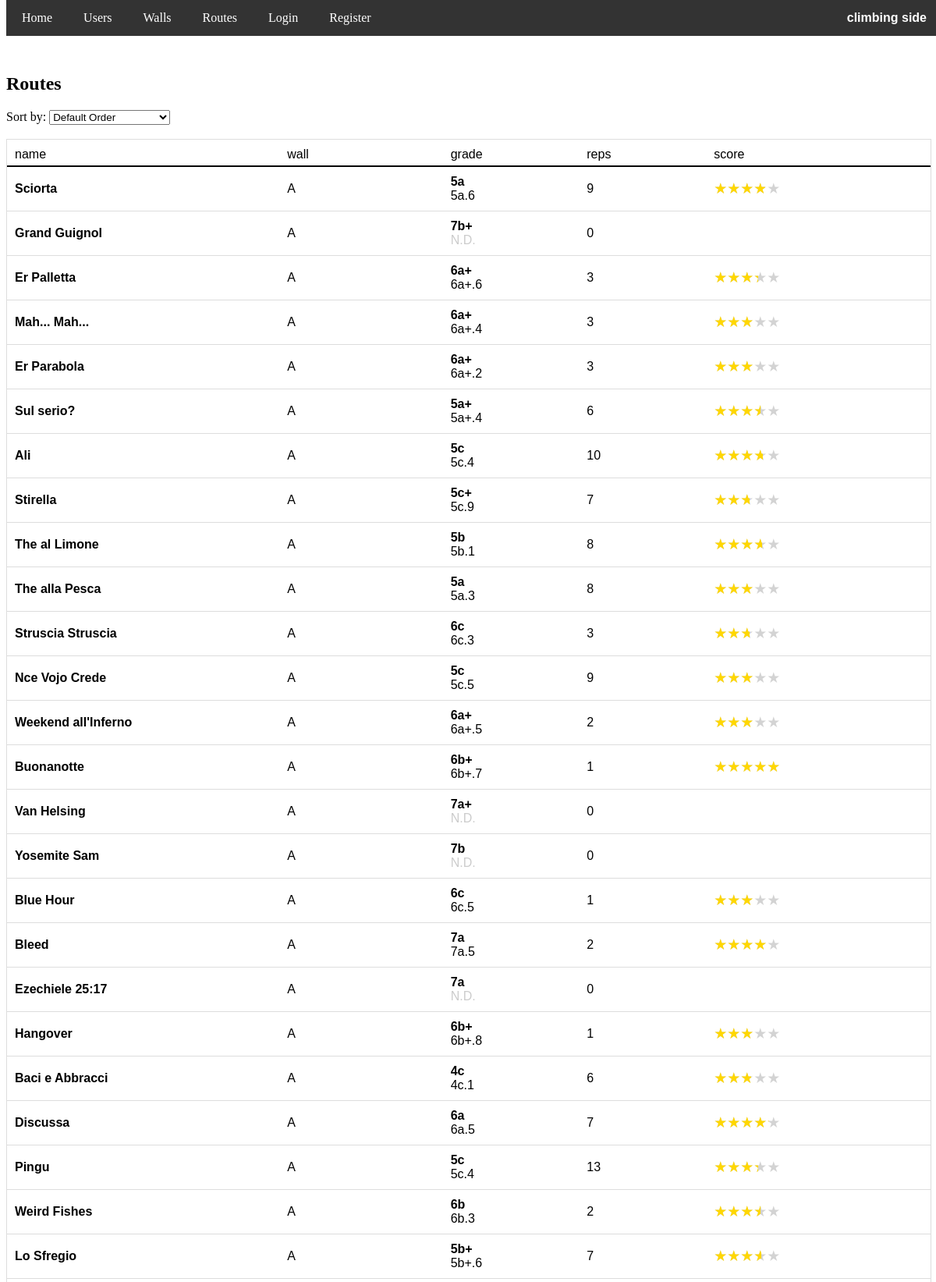
/routes (upper part), run on the app's committed database.
### app/models.py (models this page shows, shortened)
class Route(db.Model):
    id = db.Column(db.Integer, primary_key=True)
    name = db.Column(db.String(100), nullable=False)
    grade = db.Column(db.String(3), nullable=False)
    wall_id = db.Column(db.Integer, db.ForeignKey('wall.id'), nullable=False)
    image_file = db.Column(db.String(255), nullable=True)

### app/routes.py (the view)
@routes.route('/routes')
def routes_list():
    sort_order = request.args.get('sort', 'default')
    base_query = db.session.query(
        Route,
        func.count(user_route.c.route_id).label('repetitions'),
        func.coalesce(func.avg(user_route.c.score), 0).label('avg_score'),
        func.coalesce(func.avg(user_route.c.proposed_grade), -1).label('avg_proposed_grade')
    ).outerjoin(user_route, Route.id == user_route.c.route_id) \
     .group_by(Route.id)
    if sort_order == 'asc':
        routes = base_query.order_by(Route.grade).all()
    elif sort_order == 'desc':
        routes = base_query.order_by(desc(Route.grade)).all()
    elif sort_order == 'repetitions':
        routes = base_query.order_by(func.count(user_route.c.route_id).desc()).all()
    elif sort_order == 'avg_score':
        routes = base_query.order_by(func.coalesce(func.avg(user_route.c.score), 0).desc()).all()
    elif sort_order == 'alph':
        routes = base_query.order_by(func.lower(Route.name)).all()
    else:
        routes = base_query.order_by(Route.id).all()
    routes_list = []
    for route, repetitions, avg_score, avg_proposed_grade in routes:
        user_has_done = False
        if current_user.is_authenticated:
            user_has_done = db.session.query(user_route).filter_by(
                user_id=current_user.id,
                route_id=route.id
            ).count() > 0
        route_data = {
            'id': route.id,
            'name': route.name,
            'wall_id': route.wall_id,
            'wall': route.wall.name,
            'grade': route.grade,
            'repetitions': repetitions,
            'avg_score': avg_score,
            'avg_proposed_grade': display_grade_backend(avg_proposed_grade),
            'done': user_has_done
        }
        routes_list.append(route_data)
    allroutes = Route.query.all()
    nroutes=len(allroutes)
    grades = [route.grade for route in allroutes]
    french_grades = [
    "4a", "4a+", "4b", "4b+", "4c", "4c+",
    "5a", "5a+", "5b", "5b+", "5c", "5c+",
    "6a", "6a+", "6b", "6b+", "6c", "6c+",
    "7a", "7a+", "7b", "7b+", "7c", "7c+",
    "8a", "8a+", "8b", "8b+", "8c", "8c+",
    "9a", "9a+", "9b", "9b+", "9c"
    ]
    grade_frequencies = dict(Counter(grades))
    grade_distribution = {grade: grade_frequencies.get(grade, 0) for grade in french_grades}
    return render_template('routes/routes_list.html', routes=routes_list, sort_order=sort_order, grade_distribution=grade_distribution, nroutes=nroutes)

### app/templates/routes/routes_list.html (shortened to what this page needs)
<!DOCTYPE html>
<html lang="en">
<head>
    <link rel="stylesheet" href="{{ url_for('static', filename='styles.css') }}">
</head>
<body>
    {% if current_user.is_authenticated %}
        <div class="navbar" id="myNavbar">
            <span class="navbar-right"><b>climbing side</b></span>
            <a href="{{ url_for('home.homepage') }}">Home</a>
            <a href="{{ url_for('users.users_list') }}">Users</a>
            <a href="{{ url_for('routes.walls_list') }}">Walls</a>
            <a href="{{ url_for('routes.routes_list') }}">Routes</a>
            <a href="{{ url_for('users.user_page', user_id=current_user.id) }}">Profile</a>
            <a href="{{ url_for('users.logout') }}" onclick="return confirmLogout()" >Logout</a>
            <a href="javascript:void(0);" class="icon" onclick="toggleMenu()">&#9776;</a>
        </div>
    {% else %}
        <div class="navbar" id="myNavbar">
            <span class="navbar-right"><b>climbing side</b></span>
            <a href="{{ url_for('home.homepage') }}">Home</a>
            <a href="{{ url_for('users.users_list') }}">Users</a>
            <a href="{{ url_for('routes.walls_list') }}">Walls</a>
            <a href="{{ url_for('routes.routes_list') }}">Routes</a>
            <a href="{{ url_for('users.login') }}" >Login</a>
            <a href="{{ url_for('users.register') }}" >Register</a>
        </div>
    {% endif %}
    <br>
    <br>
    <div class="content">
    <h2>Routes</h2>
    <div>
        <label for="sort">Sort by:</label>
        <select id="sort" name="sort" onchange="window.location.href = '?sort=' + this.value;">
            <option value="default" {% if sort_order == 'default' %}selected{% endif %}>Default Order</option>
        </select>
    </div>
    <br>
    {% if routes %}
        <div class="table" style="font-family: Verdana, sans-serif;">
            <div class="row" style="border-bottom: 2px solid black; padding-bottom: 5px;">
                <span style="flex-basis: 28%;"> name </span>
                <span style="flex-basis: 2%;"> </span>
                <span style="flex-basis: 18%;"> wall </span>
                <span style="flex-basis: 15%;"> grade </span>
                <span style="flex-basis: 14%;"> reps </span>
                <span style="flex-basis: 23%;"> score </span>
            </div>
            {% for route in routes %}
                <div class="row" style = "display: flex; align-items: center; {% if route.done %} background-color: rgba(255, 240, 0, 0.4); {% endif %} ">
                    <a href="{{ url_for('routes.route_page', route_id=route.id) }}" class="link6" style="flex-basis: 28%; overflow-wrap: anywhere; word-break: normal;"><strong>{{ route.name }} </strong></a>
                    <a href="{{ url_for('routes.wall_page', wall_id=route.wall_id) }}" class="link6" style="flex-basis: 18%; font-weight: normal;">{{ route.wall }} </a>
                    <span style="flex-basis: 15%;"> <strong>{{ route.grade }}</strong> <br> <normal style="color: {{ '#ccc' if route.avg_proposed_grade=='N.D.' else 'black' }};">{{ route.avg_proposed_grade }}</normal> </span>
                    <span style="flex-basis: 14%;"> {{ route.repetitions }} </span>
                    {% if route.avg_score != 0 %}
                        <span style="flex-basis: 23%;"> <span id="{{ route.id}}" class="star-container" style="--filled-star-width: {{route.avg_score *100/5}}%">★★★★★</span> </span>
                    {% else %}
                        <span style="flex-basis: 23%;"> </span>
                    {% endif %}
                </div>
            {% endfor %}
        </div>
    {% else %}
        <p>No Routes found.</p>
    {% endif %}
    <br>
    <br>
    <br>
    <br>
    <br>
    <br>
    <br>
    <br>
    <br>
    <br>
    <br>
    </div>
</body>
</html>

### app/static/styles.css (style rules this page uses)
.link6 { color: black; font-weight: bold; text-decoration: none; }
.navbar { background-color: #333; overflow: hidden; position: fixed; top: 0; width: 100%; z-index: 9999; }
.navbar a { float: left; display: block; color: white; text-align: center; padding: 14px 20px; text-decoration: none; }
.navbar-right { float: right; color: white; padding: 14px 20px; text-align: center; font-family: Verdana, sans-serif; }
.content { padding-top: 30px; }
.star-container { position: relative; display: inline-block; font-size: 19px; color: lightgray; }
.star-container::before { content: '★★★★★'; position: absolute; top: 0; left: 0; width: var(--filled-star-width, 0%); color: gold; overflow: hidden; }

### app/templates/routes/routes_list.html (style rules this page uses)
.table { display: flex; flex-direction: column; width: 100%; border: 1px solid #ddd; }
.row { display: flex; padding: 10px; border-bottom: 1px solid #ddd; }
.row a { flex-basis: 25%; }
.row span { flex-basis: 20%; text-align: left; }

### data on the page
Route: name "Sciorta", wall "A", grade "5a", avg_proposed_grade "5a.6", repetitions "9", {{ route.avg_score *100/5 }} 77.77777777777777 (drawn)
Route: name "Grand Guignol", wall "A", grade "7b+", avg_proposed_grade "N.D.", repetitions "0"
Route: name "Er Palletta", wall "A", grade "6a+", avg_proposed_grade "6a+.6", repetitions "3", {{ route.avg_score *100/5 }} 66.66666666666667 (drawn)
Route: name "Mah... Mah...", wall "A", grade "6a+", avg_proposed_grade "6a+.4", repetitions "3", {{ route.avg_score *100/5 }} 60.0 (drawn)
Route: name "Er Parabola", wall "A", grade "6a+", avg_proposed_grade "6a+.2", repetitions "3", {{ route.avg_score *100/5 }} 60.0 (drawn)
Route: name "Sul serio?", wall "A", grade "5a+", avg_proposed_grade "5a+.4", repetitions "6", {{ route.avg_score *100/5 }} 70.0 (drawn)
Route: name "Ali", wall "A", grade "5c", avg_proposed_grade "5c.4", repetitions "10", {{ route.id }} 7 (drawn)
Route: name "Stirella", wall "A", grade "5c+", avg_proposed_grade "5c.9", repetitions "7", {{ route.avg_score *100/5 }} 54.28571428571429 (drawn)
Route: name "The al Limone", wall "A", grade "5b", avg_proposed_grade "5b.1", repetitions "8", {{ route.avg_score *100/5 }} 72.5 (drawn)
Route: name "The alla Pesca", wall "A", grade "5a", avg_proposed_grade "5a.3", repetitions "8", {{ route.avg_score *100/5 }} 60.0 (drawn)
Route: name "Struscia Struscia", wall "A", grade "6c", avg_proposed_grade "6c.3", repetitions "3", {{ route.avg_score *100/5 }} 53.33333333333333 (drawn)
Route: name "Nce Vojo Crede", wall "A", grade "5c", avg_proposed_grade "5c.5", repetitions "9", {{ route.avg_score *100/5 }} 60.0 (drawn)
Route: name "Weekend all'Inferno", wall "A", grade "6a+", avg_proposed_grade "6a+.5", repetitions "2", {{ route.avg_score *100/5 }} 60.0 (drawn)
Route: name "Buonanotte", wall "A", grade "6b+", avg_proposed_grade "6b+.7", repetitions "1", {{ route.avg_score *100/5 }} 100.0 (drawn)
Route: name "Van Helsing", wall "A", grade "7a+", avg_proposed_grade "N.D.", repetitions "0"
Route: name "Yosemite Sam", wall "A", grade "7b", avg_proposed_grade "N.D.", repetitions "0"
Route: name "Blue Hour", wall "A", grade "6c", avg_proposed_grade "6c.5", repetitions "1", {{ route.avg_score *100/5 }} 60.0 (drawn)
Route: name "Bleed", wall "A", grade "7a", avg_proposed_grade "7a.5", repetitions "2", {{ route.avg_score *100/5 }} 80.0 (drawn)
Route: name "Ezechiele 25:17", wall "A", grade "7a", avg_proposed_grade "N.D.", repetitions "0"
Route: name "Hangover", wall "A", grade "6b+", avg_proposed_grade "6b+.8", repetitions "1", {{ route.avg_score *100/5 }} 60.0 (drawn)
Route: name "Baci e Abbracci", wall "A", grade "4c", avg_proposed_grade "4c.1", repetitions "6", {{ route.avg_score *100/5 }} 56.66666666666667 (drawn)
Route: name "Discussa", wall "A", grade "6a", avg_proposed_grade "6a.5", repetitions "7", {{ route.avg_score *100/5 }} 82.85714285714286 (drawn)
Route: name "Pingu", wall "A", grade "5c", avg_proposed_grade "5c.4", repetitions "13", {{ route.avg_score *100/5 }} 66.15384615384616 (drawn)
Route: name "Weird Fishes", wall "A", grade "6b", avg_proposed_grade "6b.3", repetitions "2", {{ route.avg_score *100/5 }} 70.0 (drawn)
Route: name "Lo Sfregio", wall "A", grade "5b+", avg_proposed_grade "5b+.6", repetitions "7", {{ route.avg_score *100/5 }} 71.42857142857143 (drawn)
